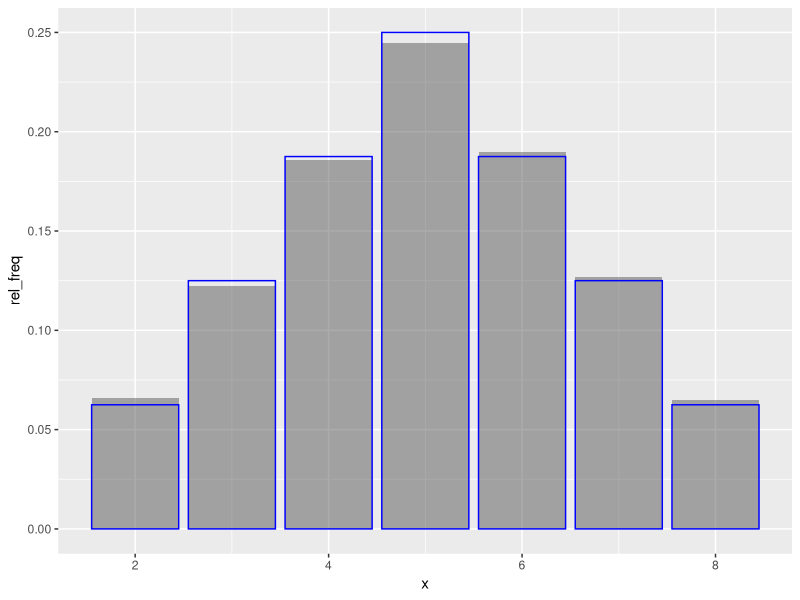

This chart was generated by the following R code:
## ---- chunk 1
knitr::opts_chunk$set(echo = TRUE)
## ---- chunk 2
# load necessary packages
library(tidyverse)
## ---- chunk 3

## ---- chunk 4
class(data) #add comment here
dim(data) #add comment here
## ---- chunk 5
#insert code here
## ---- chunk 6
#simulate data
d1 <- rdunif(n = 10000, a = 1, b = 4)
d2 <- rdunif(n = 10000, a = 1, b = 4)
x <- d1 + d2
#combine into one data frame
data <- data.frame(d1, d2, x)

#create relative frequency table
data_summary <- data %>% 
  count(x, name = "count") %>% 
  mutate(rel_freq = count/10000,
         pmf = (4 - abs(x - 5))/16)
data_summary

#create plot
ggplot(data = data_summary) +
  geom_col(aes(x = x, y = rel_freq), alpha = 0.5) +
  geom_col(aes(x = x, y = pmf), color = "blue", fill = NA)
